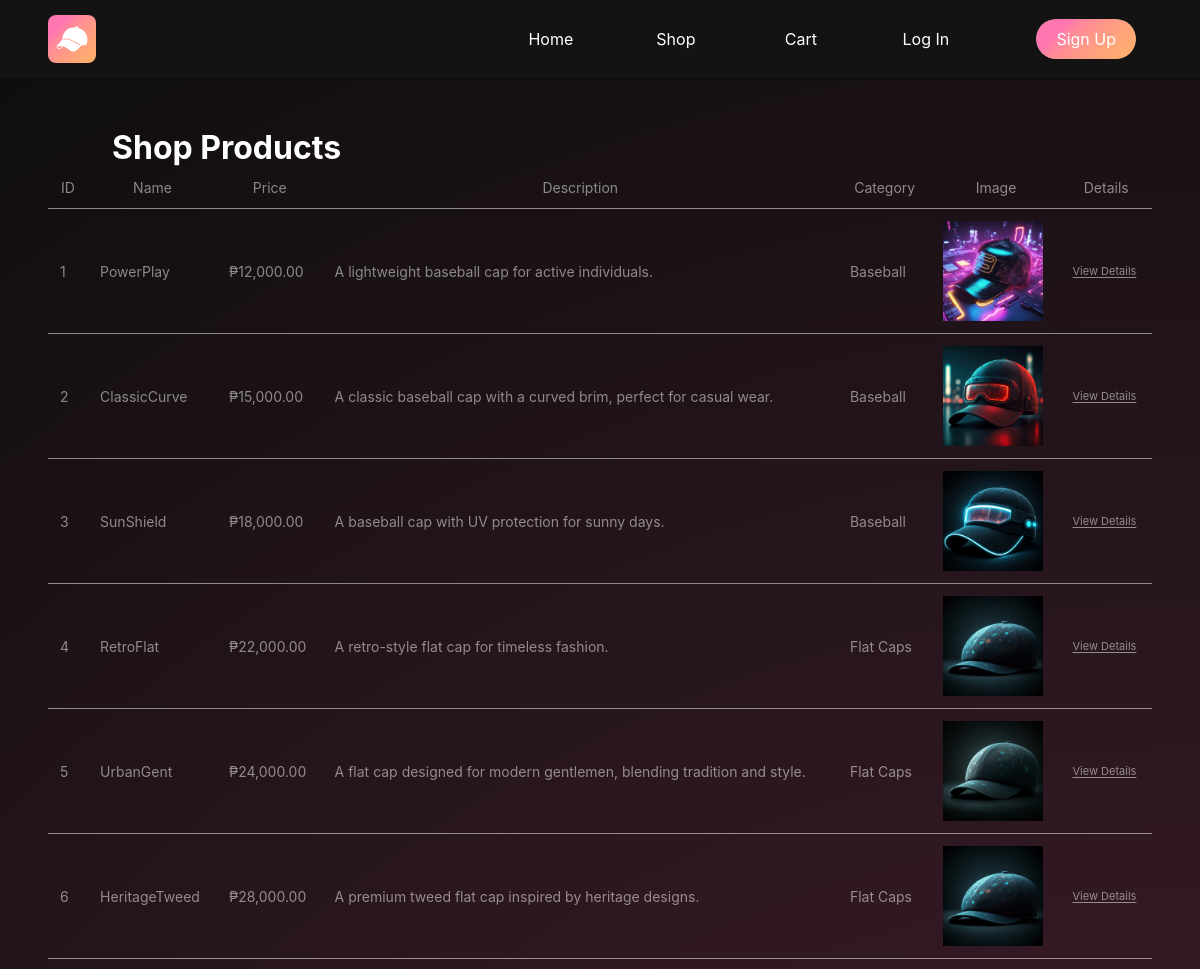
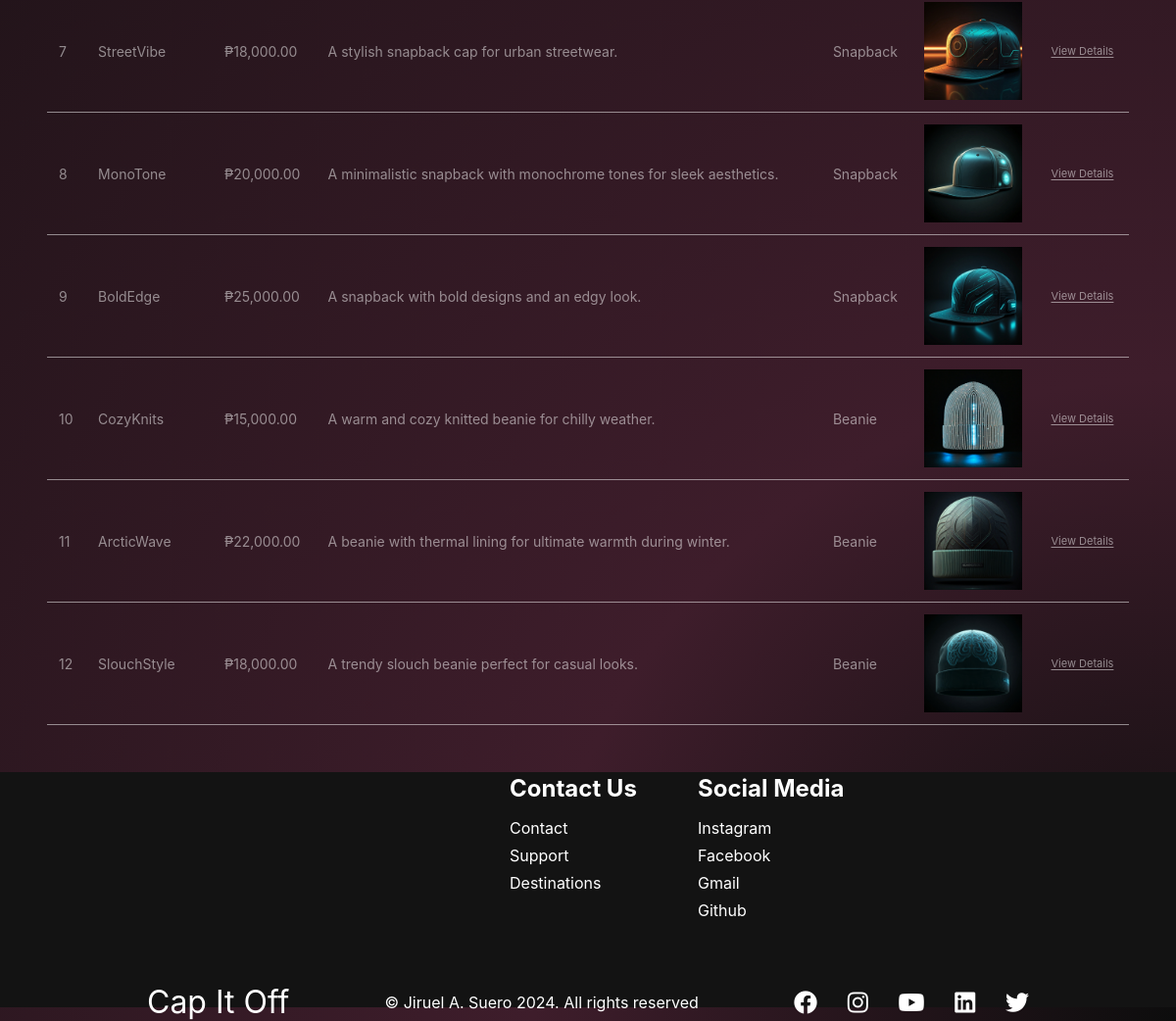
Page /6/sui/shop.php on the committed database (2 pictures, top to bottom).
### tables this page shows
CREATE TABLE `products` (
  `product_id` int(11) NOT NULL,
  `name` varchar(255) NOT NULL,
  `price` decimal(10,2) NOT NULL,
  `description` text NOT NULL,
  `category` varchar(100) NOT NULL,
  `image_url` varchar(255) NOT NULL
);

### 6/sui/shop.php (the view, shortened to what this page needs)
<?php
require_once './db.php';
$imageBaseURL = "./assets/images/";
$query = "SELECT * FROM products";
$result = $conn->query($query);
?>
<html lang="en">
<head>
    <link rel="stylesheet" href="https://use.fontawesome.com/releases/v5.14.0/css/all.css" />
    <link rel="stylesheet" href="./assets/styles/variables.css">
    <link rel="stylesheet" href="./assets/styles/default-styles.css">
    <link rel="stylesheet" href="./assets/styles/shops.css">
</head>
<body>
    <?php require './php/header.php'; ?>
    <main>
        <h1 class="shop-title">Shop Products</h1>
        <table class="product-table">
            <thead>
                <tr>
                    <th>ID</th>
                    <th>Name</th>
                    <th>Price</th>
                    <th>Description</th>
                    <th>Category</th>
                    <th>Image</th>
                    <th>Details</th>
                </tr>
            </thead>
            <tbody>
                <?php while ($row = $result->fetch_assoc()): ?>
                    <tr>
                        <td><?php echo htmlspecialchars($row['product_id']); ?></td>
                        <td><?php echo htmlspecialchars($row['name']); ?></td>
                        <td>₱<?php echo number_format($row['price'], 2); ?></td>
                        <td><?php echo htmlspecialchars($row['description']); ?></td>
                        <td><?php echo htmlspecialchars($row['category']); ?></td>
                        <td>
                            <img src="<?php echo htmlspecialchars($imageBaseURL . $row['image_url']); ?>" alt="<?php echo htmlspecialchars($row['name']); ?>" width="100">
                        </td>
                        <td>
                            <a href="product-detail.php?id=<?php echo urlencode($row['product_id']); ?>" class="details-button">
                                View Details
                            </a>
                        </td>
                    </tr>
                <?php endwhile; ?>
            </tbody>
        </table>
    </main>
    <?php require './php/footer.php'; ?>
</body>
</html>

### 6/sui/assets/styles/variables.css (style rules this page uses)
:root { --border: 1px solid rgb(255, 255, 255, 0.2); --gradient: linear-gradient(135deg, #926aff, 0%, #ff77b0, 50%, #ffb367 100%); --space-xxsmall: 0.01rem; --space-xsmall: 0.25rem; --space-small: 0.5rem; --space-small-medium: 0.75rem; --space-medium: 1rem; --space-medium-large: 1.25rem; --space-large: 1.5rem; --space-xlarge: 2rem; --space-xxlarge: 3rem; --space-xxxlarge: 5rem; --font-size-xxsmall: 0.6rem; --font-size-xsmall: 0.75rem; --font-size-small: 0.875rem; --font-size-base: 1rem; --font-size-medium: 1.15rem; --font-size-large: 1.25rem; --font-size-xlarge: 1.5rem; --font-size-xxlarge: 2rem; --font-size-xxxlarge: 3rem; --font-size-xxxxlarge: 4rem; --font-weight-light: 300; --font-weight-normal: 400; --font-weight-medium: 500; --font-weight-semibold: 600; --font-weight-bold: 700; --color-black: #0d0d0d; --color-dark-grey: #131313; }

### 6/sui/assets/styles/shops.css (style rules this page uses)
* { box-sizing: border-box; margin: 0; padding: 0; font-family: 'Inter', sans-serif; scroll-behavior: smooth; }
body { display: flex; flex-direction: column; background: rgb(13, 13, 13); background: radial-gradient(circle at bottom right, rgba(13, 13, 13, 1) 0%, rgba(62, 29, 43, 1) 28%, rgba(13, 13, 13, 1) 100%); }
main { margin-top: 5rem; flex: 1; display: grid; padding: var(--space-xxlarge); }
img { max-width: 100%; }
.shop-title { color: #fff; height: fit-content; display: inline-flex; padding-inline: 4rem; }
.product-table :where(th, td) { padding: 12px; border-bottom: 1px solid rgba(255, 255, 255, 0.5); }
.product-table .details-button { color: inherit; font-size: 11px; white-space: nowrap; text-underline-offset: 2px; }
.product-table th { white-space: nowrap; font-weight: normal; }

### rows in the picture
products: product_id "1", name "PowerPlay", price "12,000.00", description "A lightweight baseball cap for active individuals.", category "Baseball", image_url (picture)
products: product_id "2", name "ClassicCurve", price "15,000.00", description "A classic baseball cap with a curved brim, perfect for casual wear.", category "Baseball", image_url (picture)
products: product_id "3", name "SunShield", price "18,000.00", description "A baseball cap with UV protection for sunny days.", category "Baseball", image_url (picture)
products: product_id "4", name "RetroFlat", price "22,000.00", description "A retro-style flat cap for timeless fashion.", category "Flat Caps", image_url (picture)
products: product_id "5", name "UrbanGent", price "24,000.00", description "A flat cap designed for modern gentlemen, blending tradition and style.", category "Flat Caps", image_url (picture)
products: product_id "6", name "HeritageTweed", price "28,000.00", description "A premium tweed flat cap inspired by heritage designs.", category "Flat Caps", image_url (picture)
products: product_id "7", name "StreetVibe", price "18,000.00", description "A stylish snapback cap for urban streetwear.", category "Snapback", image_url (picture)
products: product_id "8", name "MonoTone", price "20,000.00", description "A minimalistic snapback with monochrome tones for sleek aesthetics.", category "Snapback", image_url (picture)
products: product_id "9", name "BoldEdge", price "25,000.00", description "A snapback with bold designs and an edgy look.", category "Snapback", image_url (picture)
products: product_id "10", name "CozyKnits", price "15,000.00", description "A warm and cozy knitted beanie for chilly weather.", category "Beanie", image_url (picture)
products: product_id "11", name "ArcticWave", price "22,000.00", description "A beanie with thermal lining for ultimate warmth during winter.", category "Beanie", image_url (picture)
products: product_id "12", name "SlouchStyle", price "18,000.00", description "A trendy slouch beanie perfect for casual looks.", category "Beanie", image_url (picture)
